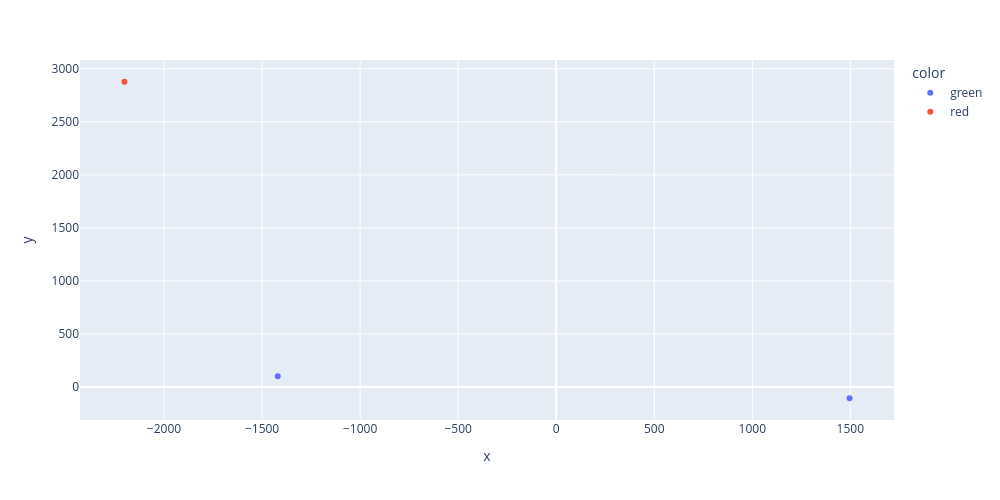

Notebook source saved alongside this figure:
### Code cell
fig = px.scatter(x=feature_vector_2d[:, 0],
                 y=feature_vector_2d[:, 1],
                color=average_representation['color'],
                hover_name = average_representation.index.values,
                width=1000, height=500)
fig.show()

### Figure 1 — Plotly figure (JSON) as saved in the notebook; plotly's stock layout.template omitted (floating-point values rounded to 4 significant figures)
{"data": [{"hovertemplate": "<b>%{hovertext}</b><br><br>color=green<br>x=%{x}<br>y=%{y}<extra></extra>", "hovertext": ["*100002", "*100001"], "legendgroup": "green", "marker": {"color": "#636efa", "symbol": "circle"}, "mode": "markers", "name": "green", "orientation": "v", "showlegend": true, "type": "scatter", "x": [1496.0, -1420.0], "xaxis": "x", "y": [-105.4, 101.0], "yaxis": "y"}, {"hovertemplate": "<b>%{hovertext}</b><br><br>color=red<br>x=%{x}<br>y=%{y}<extra></extra>", "hovertext": ["*100000"], "legendgroup": "red", "marker": {"color": "#EF553B", "symbol": "circle"}, "mode": "markers", "name": "red", "orientation": "v", "showlegend": true, "type": "scatter", "x": [-2202.0], "xaxis": "x", "y": [2878.0], "yaxis": "y"}], "layout": {"height": 500, "legend": {"title": {"text": "color"}, "tracegroupgap": 0}, "margin": {"t": 60}, "width": 1000, "xaxis": {"anchor": "y", "domain": [0, 1], "title": {"text": "x"}}, "yaxis": {"anchor": "x", "domain": [0, 1], "title": {"text": "y"}}}}
